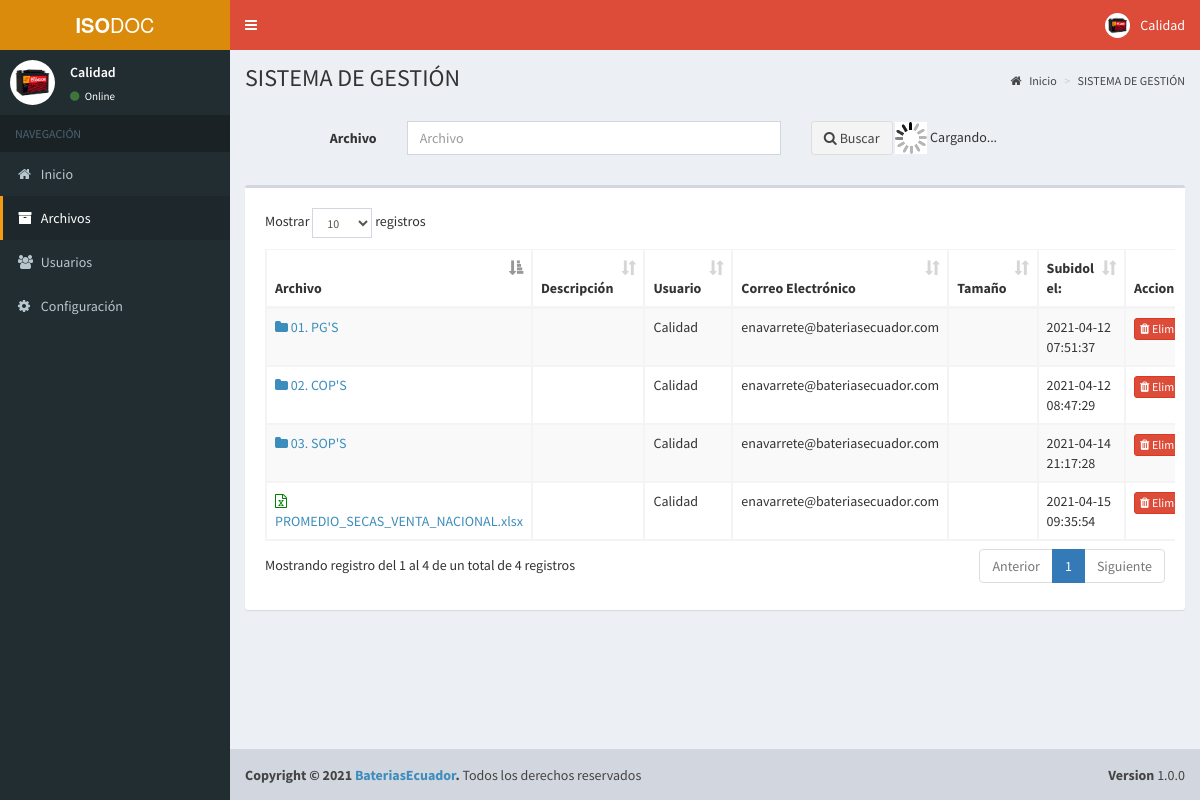
The page /cpanel/files?folder=DwHzA79TRbNf (signed in) on the database its author committed.
### tables this page shows
CREATE TABLE IF NOT EXISTS `user` (
  `id` int(11) NOT NULL AUTO_INCREMENT,
  `fullname` varchar(100) NOT NULL,
  `email` varchar(255) NOT NULL,
  `password` varchar(60) NOT NULL,
  `image` varchar(255) DEFAULT NULL,
  `is_active` tinyint(1) NOT NULL DEFAULT '1',
  `is_admin` tinyint(1) NOT NULL DEFAULT '0',
  `is_public` tinyint(1) NOT NULL DEFAULT '0',
  `is_evaluator` tinyint(1) NOT NULL DEFAULT '0',
  `created_at` datetime NOT NULL,
  PRIMARY KEY (`id`),
  UNIQUE KEY `email` (`email`)
);

CREATE TABLE IF NOT EXISTS `file` (
  `id` int(11) NOT NULL AUTO_INCREMENT,
  `code` varchar(12) NOT NULL,
  `filename` varchar(255) NOT NULL,
  `description` varchar(255) NOT NULL,
  `download` int(11) NOT NULL,
  `is_public` tinyint(1) NOT NULL DEFAULT '0',
  `is_folder` tinyint(1) NOT NULL DEFAULT '0',
  `is_deleted` tinyint(1) NOT NULL DEFAULT '0',
  `user_id` int(11) NOT NULL,
  `status` int(11) DEFAULT '1',
  `folder_id` int(11) DEFAULT NULL,
  `created_at` datetime NOT NULL,
  `code_last` varchar(50) DEFAULT NULL,
  PRIMARY KEY (`id`),
  KEY `folder_id` (`folder_id`),
  KEY `user_id` (`user_id`),
  CONSTRAINT `file_ibfk_1` FOREIGN KEY (`folder_id`) REFERENCES `file` (`id`) ON DELETE CASCADE ON UPDATE CASCADE,
  CONSTRAINT `file_ibfk_2` FOREIGN KEY (`user_id`) REFERENCES `user` (`id`) ON DELETE CASCADE ON UPDATE CASCADE
);

### cpanel/files.php (the view, shortened to what the rows shown need)
<?php
include "header.php";
?>
<?php
$is_public = $_SESSION['is_public'];
$folder = null;
if (isset($_GET["folder"]) && $_GET["folder"] != "") {
    $id_folder = $_GET["folder"];
    $folder = mysqli_query($con, "select * from file where code=\"$id_folder\" and is_deleted=0 ");
}
?>
<div class="content-wrapper">
    <section class="content-header">
        <h1><?php if ($folder == null) : ?>
                Mis Archivos
            <?php else : ?>
                <?php
                foreach ($folder as $clave_carpetas) {
                    echo $clave_carpetas['filename'];
                }
                ?>
            <?php endif; ?>
        </h1>
        <ol class="breadcrumb">
            <li><a href="home.php"><i class="fa fa-home"></i> Inicio</a></li>
            <?php if ($folder != null) :
                function getparent($folder)
                {
                    foreach ($folder as $key) {
                        $function_code = $key['code'];
                        $function_filename = $key['filename'];
                        echo "<li><a href='files?folder=" . $function_code . "'>" . $function_filename . "</a></li>";
                    }
                }
                getparent($folder);
            endif;
            ?>
        </ol>
    </section>
    <section class="content">
        <div class="row">
            <div id="tabla_original" class="col-md-12">
                <?php
                $files = null;
                if ($is_public == 0) {
                    if ($folder == null) {
                        if (isset($_GET["q"]) && $_GET["q"] != "") {
                            $q = $_GET["q"];
                            $files = mysqli_query($con, "select * from file where folder_id is NULL and (filename like '%$q%' or description like '%$q%') and is_deleted=0 order by is_folder desc, filename asc");
                        } else {
                            $files = mysqli_query($con, "select * from file where is_deleted=0 and folder_id is NULL order by is_folder desc, filename asc");
                        }
                    } else {
                        if (isset($_GET["q"]) && $_GET["q"] != "") {
                            $q = $_GET["q"];
                            foreach ($folder as $folder_key) {
                                $folder_key_id = $folder_key['id'];
                                $files = mysqli_query($con, "select * from files where folder_id=$folder_key_id and is_deleted=0 and  (filename like '%$q%' or description like '%$q%') order by created_at desc");
                            }
                        } else {
                            foreach ($folder as $key_folder) {
                                $key_folder_id = $key_folder['id'];
                                $files = mysqli_query($con, "select * from file where folder_id=$key_folder_id and is_deleted=0 and status=1 order by created_at desc");
                            }
                        }
                    }
                }
                ?>
                <?php
                if (count($files) > 0) :
                ?>
                    <div class="box ">
                        <div class="box-body ">
                            <div class="box-body table-responsive">
                                <table id="example3" class="table table-bordered table-hover table-striped">
                                    <thead>
                                        <tr>
                                            <th>Archivo</th>
                                            <th class="hidden-xs hidden-sm">Descripción</th>
                                            <th class="hidden-xs hidden-sm">Usuario</th>
                                            <th class="hidden-xs hidden-sm">Correo Electrónico</th>
                                            <th class="hidden-xs hidden-sm">Tamaño</th>
                                            <th class="hidden-xs hidden-sm">Subidol el:</th>
                                            <?php if ($is_public == 0) : ?>
                                                <th class="hidden-xs hidden-sm">Acciones </th>
                                            <?php endif; ?>
                                        </tr>
                                    </thead>
                                    <tbody>
                                        <?php foreach ($files as $file) : ?>
                                            <tr>
                                                <td style="width: 250px">
                                                    <?php if ($file['is_folder']) : ?>
                                                        <a href="files?folder=<?php echo $file['code']; ?>">
                                                            <i class="fa fa-folder"></i>
                                                        <?php else : ?>
                                                            <a href="file?code=<?php echo $file['code']; ?>">
                                                                <?php
                                                                $url = "storage/data/" . $file['user_id'] . "/" . $file['filename'];
                                                                $ftype = explode(".", $url);
                                                                $count = count($ftype) - 1;
                                                                if ($file['filename'] != "") {
                                                                    if (!$file['is_folder']) {
                                                                        if ($ftype[$count] == "png" || $ftype[$count] == "jpeg" || $ftype[$count] == "gif" || $ftype[$count] == "jpg" || $ftype[$count] == "bmp") {
                                                                            echo "<i class='fa fa-file-image-o'></i>";
                                                                        } elseif ($ftype[$count] == "mp3" || $ftype[$count] == "wav" || $ftype[$count] == "wma" || $ftype[$count] == "ogg" || $ftype[$count] == "mp4") {
                                                                            echo "<i class='fa fa-file-audio-o'></i>";
                                                                        } elseif ($ftype[$count] == "zip" || $ftype[$count] == "rar" || $ftype[$count] == "tgz" || $ftype[$count] == "tar") {
                                                                            echo "<i class='fa fa-file-archive-o'></i>";
                                                                        } elseif ($ftype[$count] == "php" || $ftype[$count] == "php3" || $ftype[$count] == "html" || $ftype[$count] == "css" || $ftype[$count] == "py" || $ftype[$count] == "java" || $ftype[$count] == "js" || $ftype[$count] == "sql") {
                                                                            echo "<i class='fa fa-file-code-o'></i>";
                                                                        } elseif ($ftype[$count] == "pdf") {
                                                                            echo "<i class='fa fa-file-pdf-o'></i>";
                                                                        } elseif ($ftype[$count] == "xlsx") {
                                                                            echo "<i class='fa fa-file-excel-o'></i>";
                                                                        } elseif ($ftype[$count] == "pptx") {
                                                                            echo "<i class='fa fa-file-powerpoint-o'></i>";
                                                                        } elseif ($ftype[$count] == "docx") {
                                                                            echo "<i class='fa fa-file-word-o'></i>";
                                                                        } elseif ($ftype[$count] == "txt") {
                                                                            echo "<i class='fa fa-file-text-o'></i>";
                                                                        } elseif ($ftype[$count] == "avi" || $ftype[$count] == "avi" || $ftype[$count] == "asf" || $ftype[$count] == "dvd" || $ftype[$count] == "m1v" || $ftype[$count] == "movie" || $ftype[$count] == "mpeg" || $ftype[$count] == "wn" || $ftype[$count] == "wmv") {
                                                                            echo "<i class='fa fa-file-video-o'></i>";
                                                                        } else {
                                                                            echo "<i class='fa fa-file-o'></i>";
                                                                        }
                                                                    }
                                                                }
                                                                ?>
                                                            <?php endif; ?>
                                                            <?php echo $file['filename']; ?></a>
                                                </td>
                                                <td class="hidden-xs hidden-sm">
                                                </td>
                                                <td class="hidden-xs hidden-sm">
                                                    <?php
                                                    $show_user_id = $file['user_id'];
                                                    $users = mysqli_query($con, "select * from user where id=$show_user_id");
                                                    $user_rw = mysqli_fetch_array($users);
                                                    echo $user_rw['fullname'];
                                                    ?>
                                                </td>
                                                <td class="hidden-xs hidden-sm">
                                                    <?php echo $user_email = $user_rw['email']; ?>
                                                </td>
                                                <td class="hidden-xs hidden-sm">
                                                </td>
                                                <td style="width: 125px;" class="hidden-xs hidden-sm"><?php echo $file['created_at']; ?></td>
                                                <?php if ($is_public == 0) : ?>
                                                    <td class="" style="width:223px;">
                                                        <a title="Eliminar definitivamente" href="action/delfile?id=<?php echo $file['code']; ?>&tkn=<?php echo $_SESSION["tkn"] ?>" class="btn btn-xs btn-danger"><i class="fa fa-trash"></i> Eliminar</a>
                                                    </td>
                                                <?php endif; ?>
                                            </tr>
                                        <?php endforeach; ?>
                                    </tbody>
                                </table>
                            </div>
                        </div>
                    </div>
                <?php endif; ?>
            </div>
        </div>
    </section>
</div>
<?php include "footer.php"; ?>

### cpanel/header.php (shortened to what the rows shown need)
<?php
include "../config/config.php";
$my_user_id = $_SESSION['admin_id'];
$query = mysqli_query($con, "SELECT * from user where id=$my_user_id");
while ($row = mysqli_fetch_array($query)) {
    $fullname = $row['fullname'];
}
?>
<!DOCTYPE html>
<html>
<head>
    <link rel="stylesheet" href="../bootstrap/css/bootstrap.min.css">
    <link rel="stylesheet" href="../css/font-awesome/css/font-awesome.min.css">
    <link rel="stylesheet" href="../plugins/datatables/dataTables.bootstrap.css">
    <link rel="stylesheet" href="../dist/css/AdminLTE.min.css">
    <link rel="stylesheet" href="../dist/css/skins/_all-skins.min.css">
    <link rel="stylesheet" href="../plugins/select2/select2.min.css">
    <link rel="stylesheet" href="../plugins/iCheck/square/blue.css">
    <link rel="stylesheet" href="../css/micss.css">
    <link rel="stylesheet" href="../css/styles.css">
</head>
<body class="hold-transition skin-yellow sidebar-mini">
    <div class="wrapper">
        <header class="main-header">
            <nav class="navbar navbar-static-top">
                <div class="navbar-custom-menu">
                    <ul class="nav navbar-nav">
                        <li class="dropdown user user-menu">
                            <a href="#" class="dropdown-toggle" data-toggle="dropdown">
                                <img src="../images/ecu.jpg" class="user-image" alt="User Image">
                                <span class="hidden-xs"><?php echo $fullname; ?></span>
                            </a>
                        </li>
                    </ul>
                </div>
            </nav>
        </header>
        <aside class="main-sidebar">
            <section class="sidebar">
                <div class="user-panel">
                    <div class="pull-left info">
                        <p><?php echo $fullname; ?></p>
                        <a href="#"><i class="fa fa-circle text-success"></i> Online</a>
                    </div>
                </div>
            </section>
        </aside>

### rows shown on the page
user: fullname "Calidad"
file: filename "SISTEMA DE GESTIÓN"
file: is_folder 0 (drawn), filename "PROMEDIO_SECAS_VENTA_NACIONAL.xlsx", user.fullname "Calidad", user.email "enavarrete@bateriasecuador.com", created_at "2021-04-15 09:35:54"
file: filename "03. SOP'S", user.fullname "Calidad", user.email "enavarrete@bateriasecuador.com", created_at "2021-04-14 21:17:28"
file: filename "02. COP'S", user.fullname "Calidad", user.email "enavarrete@bateriasecuador.com", created_at "2021-04-12 08:47:29"
file: filename "01. PG'S", user.fullname "Calidad", user.email "enavarrete@bateriasecuador.com", created_at "2021-04-12 07:51:37"
